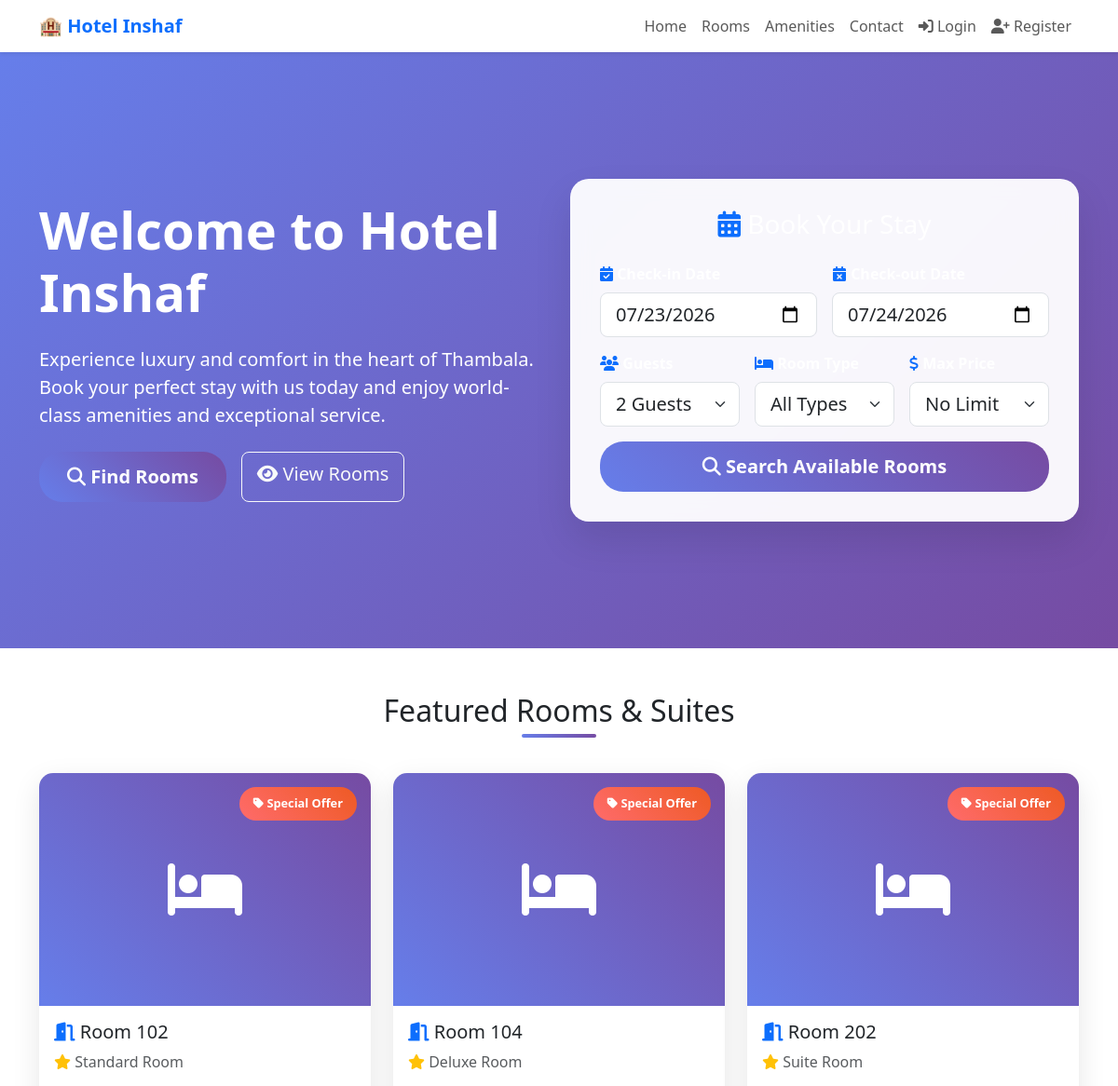
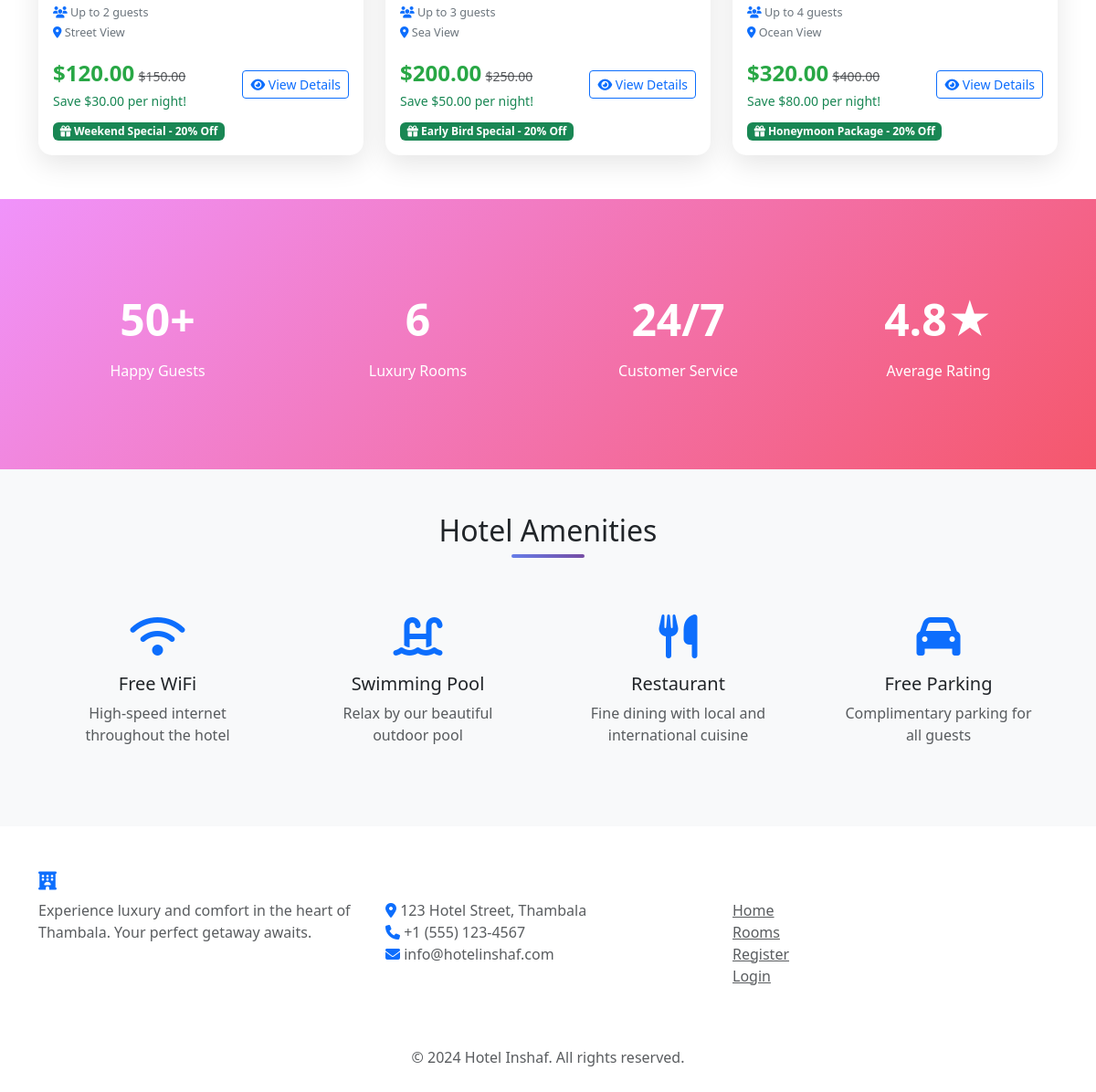
The page / on the database its author committed (2 pictures, top to bottom).
### tables this page shows
CREATE TABLE rooms (
    room_id INT AUTO_INCREMENT PRIMARY KEY,
    room_number VARCHAR(10) UNIQUE NOT NULL,
    room_type VARCHAR(50) NOT NULL,
    price DECIMAL(10,2) NOT NULL,
    discounted_price DECIMAL(10,2),
    status ENUM('Available', 'Booked', 'Maintenance', 'Housekeeping') DEFAULT 'Available',
    amenities TEXT,
    max_occupancy INT DEFAULT 2,
    floor_number INT DEFAULT 1,
    view_type VARCHAR(50),
    is_promotional BOOLEAN DEFAULT FALSE,
    promotion_description TEXT,
    promotion_start_date DATE,
    promotion_end_date DATE,
    housekeeping_status ENUM('Clean', 'Dirty', 'In Progress') DEFAULT 'Clean',
    last_cleaned TIMESTAMP,
    created_at TIMESTAMP DEFAULT CURRENT_TIMESTAMP,
    updated_at TIMESTAMP DEFAULT CURRENT_TIMESTAMP ON UPDATE CURRENT_TIMESTAMP
);

### views/public/home.php (the view, shortened to what the rows shown need)
<!DOCTYPE html>
<html lang="en">
<head>
    <link href="https://cdn.jsdelivr.net/npm/bootstrap@5.3.0/dist/css/bootstrap.min.css" rel="stylesheet">
    <link href="https://cdnjs.cloudflare.com/ajax/libs/font-awesome/6.4.0/css/all.min.css" rel="stylesheet">
</head>
<body>
    <section class="hero-section">
        <div class="container">
            <div class="row align-items-center">
                <div class="col-lg-6 fade-in">
                    <h1 class="display-4 fw-bold mb-4">Welcome to Hotel Inshaf</h1>
                </div>
            </div>
        </div>
    </section>
    <section id="rooms" class="py-5">
        <div class="container">
            <h2 class="text-center section-title fade-in">Featured Rooms & Suites</h2>
            <div class="row g-4">
                <?php if (!empty($featuredRooms)): ?>
                    <?php foreach ($featuredRooms as $room): ?>
                        <div class="col-lg-4 col-md-6 fade-in">
                            <div class="card featured-room-card">
                                <?php if ($room['is_promotional']): ?>
                                    <div class="promo-badge">
                                        <i class="fas fa-tag"></i> Special Offer
                                    </div>
                                <?php endif; ?>
                                <div class="position-relative">
                                    <div class="card-img-top bg-primary d-flex align-items-center justify-content-center"
                                         style="height: 250px; background: linear-gradient(45deg, #667eea, #764ba2);">
                                        <i class="fas fa-bed text-white" style="font-size: 4rem;"></i>
                                    </div>
                                </div>
                                <div class="card-body">
                                    <h5 class="card-title">
                                        <i class="fas fa-door-open text-primary"></i>
                                        Room <?php echo htmlspecialchars($room['room_number']); ?>
                                    </h5>
                                    <p class="card-text text-muted">
                                        <i class="fas fa-star text-warning"></i>
                                        <?php echo htmlspecialchars($room['room_type']); ?> Room
                                    </p>
                                    <div class="amenities-list mb-3">
                                        <small>
                                            <i class="fas fa-users text-primary"></i>
                                            Up to <?php echo $room['max_occupancy']; ?> guests
                                        </small><br>
                                        <small>
                                            <i class="fas fa-map-marker-alt text-primary"></i>
                                            <?php echo htmlspecialchars($room['view_type'] ?? 'City View'); ?>
                                        </small>
                                    </div>
                                    <div class="d-flex justify-content-between align-items-center">
                                        <div>
                                            <?php if ($room['is_promotional'] && $room['discounted_price']): ?>
                                                <span class="price-highlight">$<?php echo number_format($room['discounted_price'], 2); ?></span>
                                                <small class="text-muted text-decoration-line-through">$<?php echo number_format($room['price'], 2); ?></small>
                                                <br><small class="text-success">Save $<?php echo number_format($room['price'] - $room['discounted_price'], 2); ?> per night!</small>
                                            <?php else: ?>
                                                <span class="price-highlight">$<?php echo number_format($room['price'], 2); ?></span>
                                                <small class="text-muted">per night</small>
                                            <?php endif; ?>
                                        </div>
                                        <a href="<?php echo $_SERVER['PHP_SELF']; ?>?controller=guest-portal&action=searchRooms&room_type=<?php echo urlencode($room['room_type']); ?>"
                                           class="btn btn-outline-primary btn-sm">
                                            <i class="fas fa-eye"></i> View Details
                                        </a>
                                    </div>
                                    <?php if ($room['is_promotional'] && !empty($room['promotion_description'])): ?>
                                        <div class="mt-2">
                                            <small class="badge bg-success">
                                                <i class="fas fa-gift"></i> <?php echo htmlspecialchars($room['promotion_description']); ?>
                                            </small>
                                        </div>
                                    <?php endif; ?>
                                </div>
                            </div>
                        </div>
                    <?php endforeach; ?>
                <?php endif; ?>
            </div>
        </div>
    </section>
    <section id="amenities" class="py-5 bg-light">
        <div class="container">
            <h2 class="text-center section-title fade-in">Hotel Amenities</h2>
        </div>
    </section>
</body>
</html>

### rows shown on the page
rooms: is_promotional 1 (drawn), room_number "102", room_type "Standard", max_occupancy "2", view_type "Street View", discounted_price "120.00", price "150.00", $room['price'] - $room['discounted_price'] "30.00", promotion_description "Weekend Special - 20% Off"
rooms: is_promotional 1 (drawn), room_number "104", room_type "Deluxe", max_occupancy "3", view_type "Sea View", discounted_price "200.00", price "250.00", $room['price'] - $room['discounted_price'] "50.00", promotion_description "Early Bird Special - 20% Off"
rooms: is_promotional 1 (drawn), room_number "202", room_type "Suite", max_occupancy "4", view_type "Ocean View", discounted_price "320.00", price "400.00", $room['price'] - $room['discounted_price'] "80.00", promotion_description "Honeymoon Package - 20% Off"
